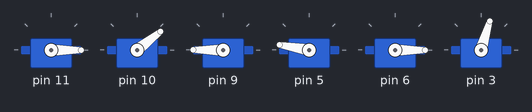
The sketch below on a simulated Arduino Uno, built with avr-gcc and run on an emulated ATmega328P. On the bench: 6 × servo.

Above: at 7.05 s.
At 8.2 s:
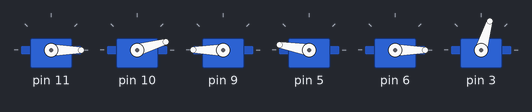
At 9.35 s:
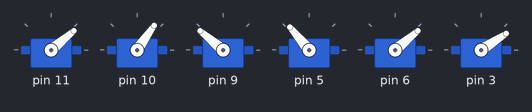
At 11.7 s:
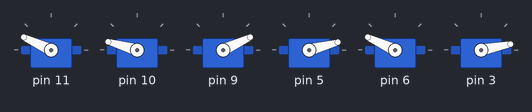
At 14.0 s:
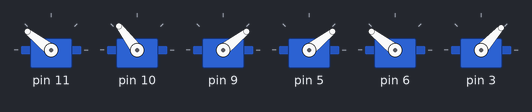
At 16.35 s:
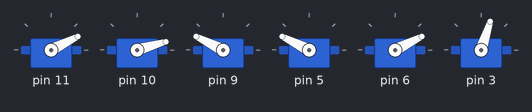
Timing chart, 0 to 19.2 s (numbered marks = the images above):
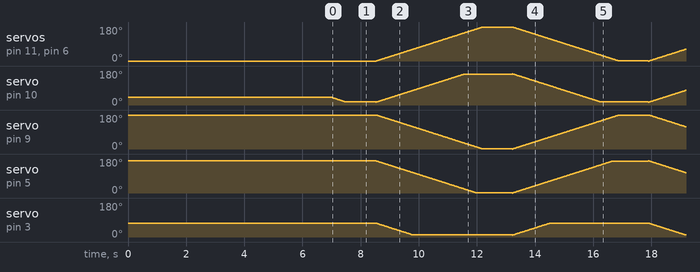

The sketch:

braccio.ino
```cpp
#include <Wire.h>
#include <Adafruit_PWMServoDriver.h>

Adafruit_PWMServoDriver pwm = Adafruit_PWMServoDriver();

#include <Braccio.h>
#include <Servo.h>

Servo base;
Servo shoulder;
Servo elbow;
Servo wrist_rot;
Servo wrist_ver;
Servo gripper;

void setup() {
  Braccio.begin();

  Serial.begin(9600);
  //pwm.begin();
  //pwm.setPWMFreq(60);  // Analog servos run at ~60 Hz updates
  delay(1000);
}

void loop() {

  //pwm.setPWM(0, 0, 460);
  Braccio.ServoMovement(20, 0, 15, 180, 170, 0,  73);
  delay(1000);

  //pwm.setPWM(0, 0, 320);
  Braccio.ServoMovement(20, 180, 165, 0, 0, 180,  10);
  delay(1000);
}
```
